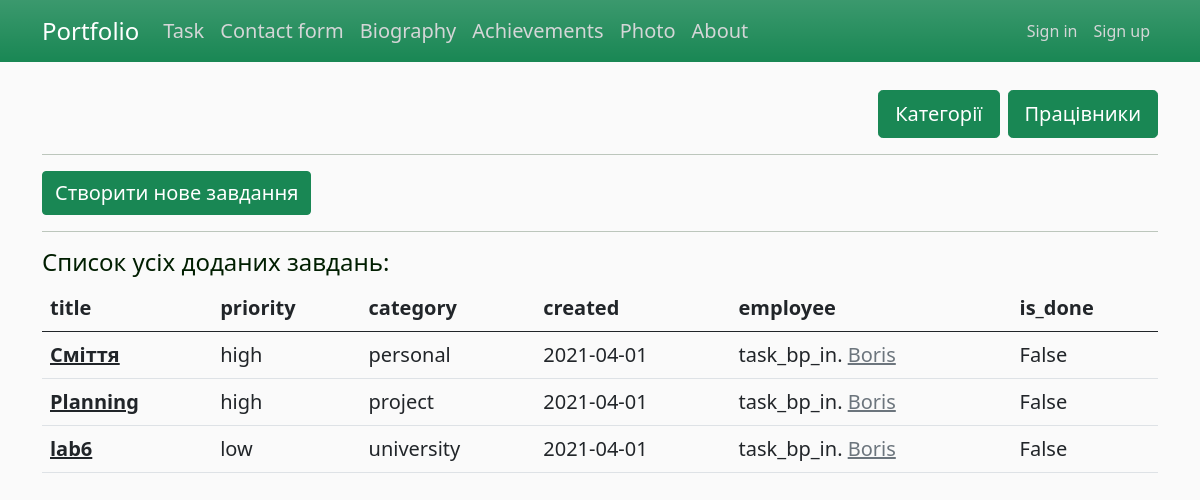
Page /tsk/task on the earlier database version.
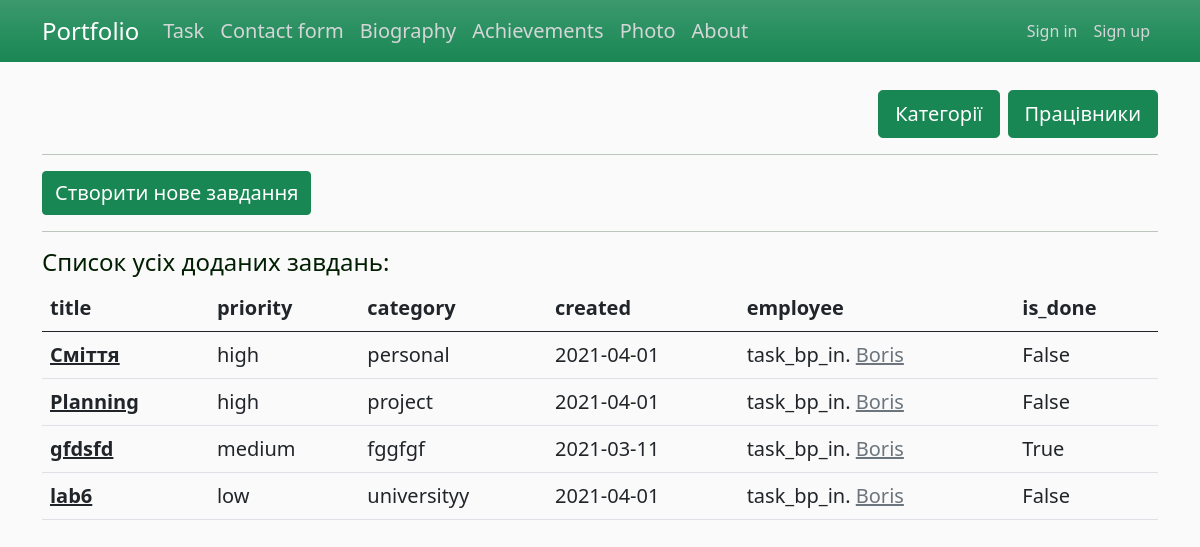
Same page on the later database version.
### app/task/models.py (models this page shows, shortened)
class Task(db.Model):
    id = db.Column(db.Integer, primary_key=True)
    title = db.Column(db.String(80), nullable=False)
    description = db.Column(db.Text, nullable=False)
    created = db.Column(db.DateTime, default=datetime.utcnow)
    priority = db.Column(db.Enum(EnumPriority), default='low')
    is_done = db.Column(db.Boolean, default=False)
    category_id = db.Column(db.Integer(), db.ForeignKey('category.id'))

class Category(db.Model):
    id = db.Column(db.Integer, primary_key=True)
    name = db.Column(db.String(255), nullable=False, unique=True)
    tasks = db.relationship('Task', backref='categor', lazy='dynamic')

class Employee(db.Model):  # many to many з Tasks
    id = db.Column(db.Integer, primary_key=True)
    name = db.Column(db.String(25), nullable=False, unique=True)
    count_of_compltd_task = db.Column(db.Integer, nullable=False, default=0)
    tasks_todo = db.relationship('Task', secondary=many_to_many, backref=db.backref('for_empl'))

### app/task/views.py (the view)
@task_bp.route("/task")
def task_all():
    print("task_all")
    all_tasks = Task.query.order_by(case(value=Task.priority, whens={'low': 0, 'medium': 1, 'high': 2}).desc(),
                                    Task.created).all()
    print(','.join(t.name for t in all_tasks[0].for_empl))
    return render_template('task_all.html', title='Завдання', all_tasks=all_tasks)

### app/task/templates/task/task_all.html
{% extends "layout.html" %}
{% block content %}
    {% from "_render_field.html" import render_field %}
    <div class="d-grid gap-2 d-md-flex justify-content-md-end">
        <a href="{{url_for('task_bp_in.category')}}" class="btn btn-success btn-lg fs-5"> Категорії </a>
        <a href="{{url_for('task_bp_in.employee_create')}}" class="btn btn-success btn-lg fs-5"> Працівники </a>
    </div>
    <hr>
    <a href="{{url_for('task_bp_in.task_create')}}" class="btn btn-success fs-5"> Створити нове завдання </a>
    <hr>
    <h4>Cписок усіх доданих завдань:</h4>
    <table class="table table-hover">
      <thead>
        <tr>
          <th scope="col">title</th>
          <th scope="col">priority</th>
            <th scope="col">category</th>
          <th scope="col">created</th>
            <th scope="col">employee</th>
            <th scope="col">is_done</th>
        </tr>
      </thead>
      <tbody>
        {% for task in all_tasks %}
            <tr>
              <th><a href="{{url_for('task_bp_in.task_detail', id=task.id)}}" class="link-dark"> {{ task.title }}</a></th>
              <td>{{ task.priority.name }}</td>
                <td>{{ task.categor.name }}</td>
              <td>{{ task.created.strftime('%Y-%m-%d') | safe}}</td>
                <td>task_bp_in.
                    {% for t in task.for_empl %}
                        <a href="{{url_for('task_bp_in.employee_profile', id=t.id)}}" class="link-secondary"> {{ t.name }}</a><br>
                    {% endfor %}
                </td>
                <td>{{ task.is_done }}</td>
            </tr>
        {% endfor %}
      </tbody>
    </table>
{% endblock content %}

Differences in the rows shown:
added Task: title "gfdsfd", priority.name "medium", categor.name "fggfgf", created "2021-03-11", is_done "True", Employee (name "Boris")
changed through a linked row, Task "lab6": categor.name "university" → "universityy"
